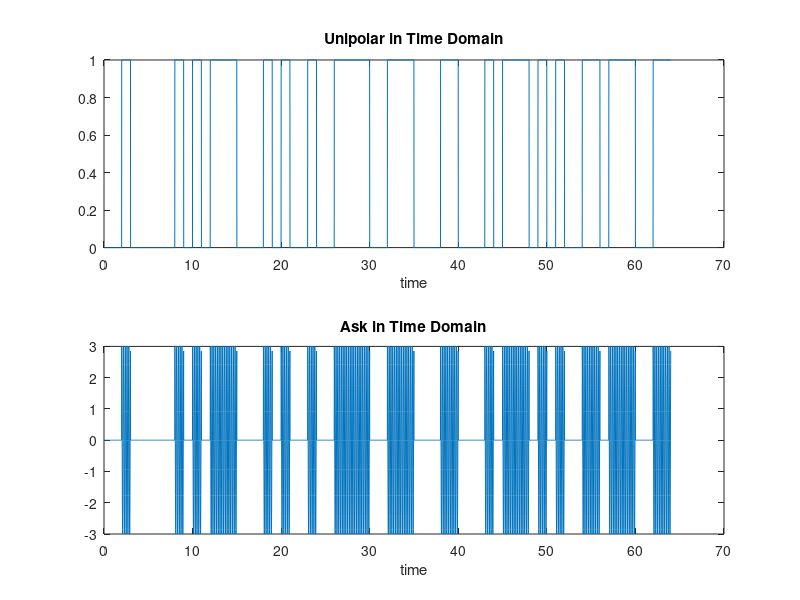
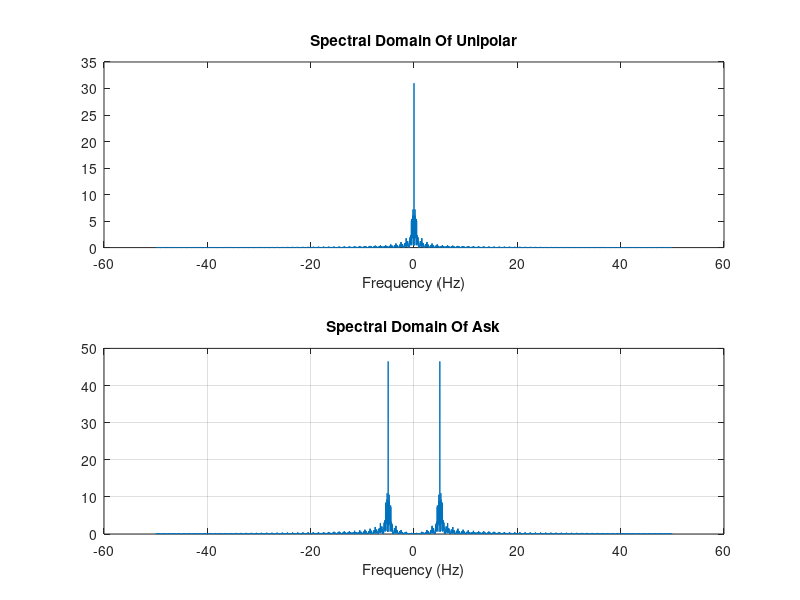
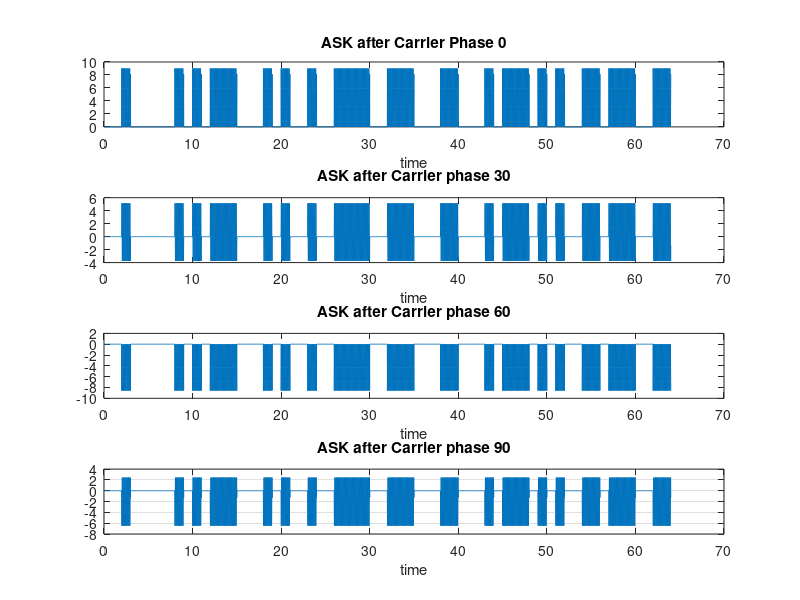
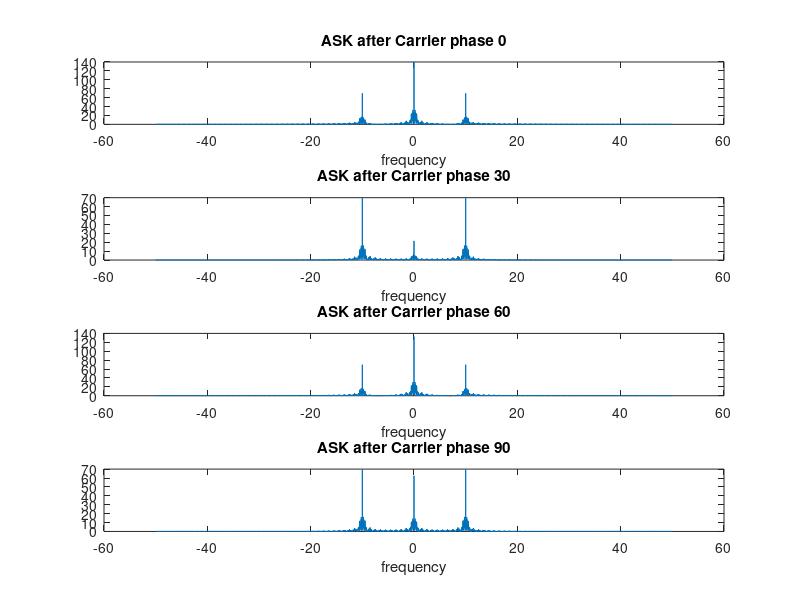

Reproduce these figures in MATLAB, in order.
clc;
clear;
close all
bits = 64;
stream =randi([0, 1], 1, bits);

ts = 0.01;
T = bits;
t = 0 : 0.01 : (bits-0.01);
fs = 1 / ts;
df =  1 / T;
f = -0.5 * fs : df : 0.5 * fs - df;
unipolar=zeros(size(t));
for i = 1:bits
    if stream(i) == 1
        unipolar((i-1)*100+1:i*100) = 1;
    end
end
%%%%%%%%%%%%%%%%%%%%%%% Unipolar to freq Domain %%%%%%%%%%%%%%%%%%%%%%%%%%%%%%%%
UNIPOLAR= fftshift(fft(unipolar))*ts;
%%%%%%%%%%%%%%%%%%%%%%% Ask Signal Formation in time & Freq Domain %%%%%%%%%%%%%%%%%%%%%%%%%%%%%%%%
fc=5;
c=3*cos(2*pi*fc*t);
C_30=3*cos(2*pi*fc*t+30);
C_60=3*cos(2*pi*fc*t+60);
C_90=3*cos(2*pi*fc*t+90);
Ask=c.*unipolar;
Ask_frequency= fftshift(fft(Ask))*ts;
%%%%%%%%%%%%%%%%%%%%%%% Plotting Unipolar and Ask Temporal %%%%%%%%%%%%%%%%%%%%%%%%%%%%%%%%
figure(1);
subplot(2,1,1);
plot(t, unipolar);
xlabel('time');
title('Unipolar in Time Domain');
subplot(2,1,2);
plot(t, Ask);
xlabel('time');
title('Ask in Time Domain');
%%%%%%%%%%%%%%%%%%%%%%% Plotting Unipolar and Ask Spectral %%%%%%%%%%%%%%%%%%%%%%%%%%%%%%%%
figure(2)
subplot(2,1,1);
plot(f, abs(UNIPOLAR));
xlabel('Frequency (Hz)');
title('Spectral Domain Of Unipolar');
subplot(2,1,2)
plot(f, abs(Ask_frequency));
xlabel('Frequency (Hz)');
title('Spectral Domain Of Ask');
grid on;
%%%%%%%%%%%%%%%%%%%%%%% Multiplying Carriers with different phase errors to Ask at Receiver %%%%%%%%%%%%%%%%%%%%%%%%%%%%%%%%
Mixer_Output_Time=Ask.*(c);
Mixer_Output_Time_30=C_30.*Ask;
Mixer_Output_Time_60=C_60.*Ask;
Mixer_Output_Time_90=C_90.*Ask;
%%%%%%%%%%%%%%%%%%%%%%% Comparing in time domain different phase errors After Carrier Multiplication in Mixer %%%%%%%%%%%%%%%%%%%%%%%%%%%%%%%%
figure(3)
subplot(4,1,1);
plot (t,Mixer_Output_Time);
xlabel('time');
title('ASK after Carrier Phase 0');
subplot(4,1,2);
plot (t,Mixer_Output_Time_30);
xlabel('time');
title('ASK after Carrier phase 30');
subplot(4,1,3);
plot (t,Mixer_Output_Time_60);
xlabel('time');
title('ASK after Carrier phase 60');
subplot(4,1,4);
plot(t, Mixer_Output_Time_90);
xlabel('time');
title('ASK after Carrier phase 90');
grid on;
%%%%%%%%%%%%%%%%%%%%%%% Comparing in Freq Domain different phase errors After Carrier Multiplication in Mixer %%%%%%%%%%%%%%%%%%%%%%%%%%%%%%%%
Mixer_Output_Freq= fftshift(fft(Mixer_Output_Time))*ts;
Mixer_Output_Freq_30= fftshift(fft(Mixer_Output_Time_30))*ts;
Mixer_Output_Freq_60= fftshift(fft(Mixer_Output_Time_60))*ts;
Mixer_Output_Freq_90= fftshift(fft(Mixer_Output_Time_90))*ts;
figure(4)
subplot(4,1,1);
plot (f,abs(Mixer_Output_Freq));
xlabel('frequency');
title('ASK after Carrier phase 0');
subplot(4,1,2);
plot (f,abs(Mixer_Output_Freq_30));
xlabel('frequency');
title('ASK after Carrier phase 30');
subplot(4,1,3);
plot (f,abs(Mixer_Output_Freq_60));
xlabel('frequency');
title('ASK after Carrier phase 60');
subplot(4,1,4);
plot (f,abs(Mixer_Output_Freq_90));
xlabel('frequency');
title('ASK after Carrier phase 90');
%%%%%%%%%%%%%%%%%%%%%%% LPF Applied at f=5 %%%%%%%%%%%%%%%%%%%%%%%%%%%%%%%%
H= abs(f)<= 5;
LPF_Output=H.*Mixer_Output_Freq;
LPF_Output_30=H.*Mixer_Output_Freq_30;
LPF_Output_60=H.*Mixer_Output_Freq_60;
LPF_Output_90=H.*Mixer_Output_Freq_90;
%%%%%%%%%%%%%%%%%%%%%%% IFT to get Filtered Ask Received Signal %%%%%%%%%%%%%%%%%%%%%%%%%%%%%%%%
Ask_Received =real(ifft(ifftshift(LPF_Output)/ts));
Ask_Received_30 =real(ifft(ifftshift(LPF_Output_30)/ts));
Ask_Received_60 =real(ifft(ifftshift(LPF_Output_60)/ts));
Ask_Received_90 =real(ifft(ifftshift(LPF_Output_90)/ts));
figure(5)
subplot(4,1,1);
plot (t,Ask_Received);
xlabel('time');
title('ASK phase 0 Received'); %Received Ask Message Without Phase Error
subplot(4,1,2);
plot (t,Ask_Received_30);
xlabel('time');
title('ASK phase 30 Received'); %Phase 30 Amplitudes are Aprroximately Equal to Received Ask Amplitudes divided by 6.4 , Also Lowest SNR
subplot(4,1,3);
plot (t,Ask_Received_60);
xlabel('time');
title('ASK phase 60 Received'); %Phase 60 Amplitudes are Equal to Received Ask Amplitudes Multiplied by -1 (Inverted)
subplot(4,1,4);
plot (t,Ask_Received_90);
xlabel('time');
title('ASK phase 90 Received');  %Phase 90 Amplitudes are Approximately Equal to Phase 60 Amplitudes divided by 2
%{
Output=zeros(size(t));
for i = 1:6400
    if (Ask_Received(i)>=2.25) Output(i)=1;
    end
end
Output_30=zeros(size(t));
for i = 1:6400
    if (Ask_Received_30(i)>=2.25) Output_30(i)=1;
    end
end
Output_60=zeros(size(t));
for i = 1:6400
    if (Ask_Received_60(i)>=2.25) Output_60(i)=1;
    end
end
Output_90=zeros(size(t));
for i = 1:6400
    if (Ask_Received_90(i)>=2.25) Output_90(i)=1;
    end
end
figure(6)
subplot(4,1,1);
plot (t,Output);
xlabel('time');
title('Output Phase 0');
subplot(4,1,2);
plot (t,Output_30);
xlabel('time');
title('Output Phase 30');
subplot(4,1,3);
plot (t,Output_60);
xlabel('time');
title('Output Phase 60');
subplot(4,1,4);
plot (t,Output_90);
xlabel('time');
title('Output Phase 90');
%}